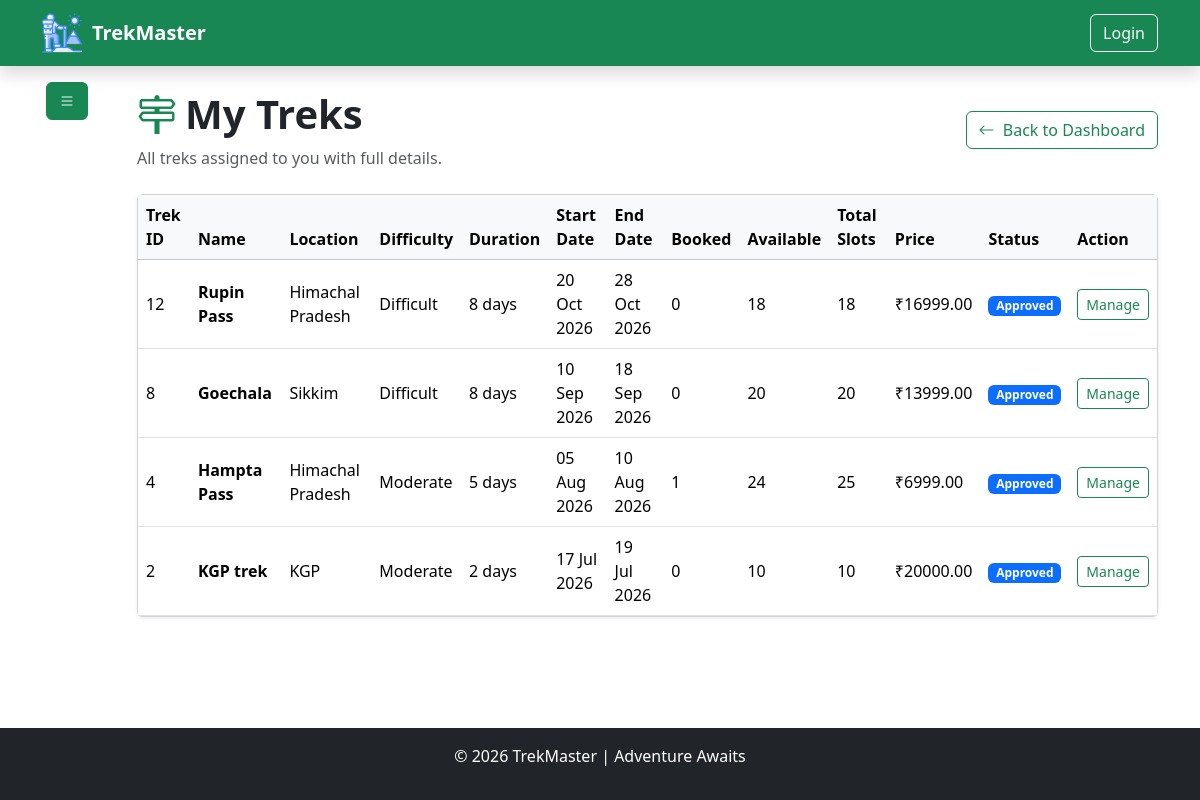
/trekstaff/my-treks (signed in), run on an earlier commit of the app's database.
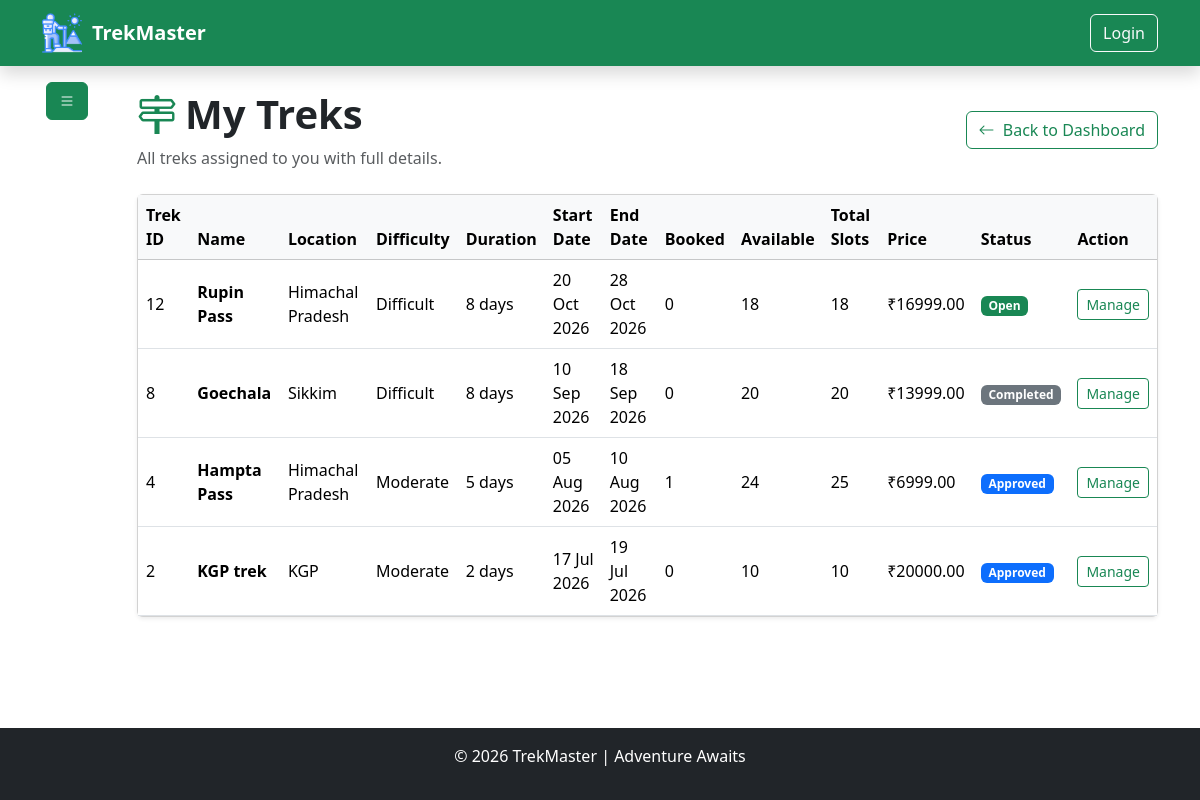
And on a later commit of the database.
### model/model.py (models this page shows, shortened)
class BaseModel(TimeStampMixin, db.Model):
    __abstract__ = True  ## means this class is not a table in the database, but it can be inherited by other models to have common fields [new concept of abstract base class in SQLAlchemy]
    id = db.Column(db.Integer, primary_key=True)

class TrekModel(BaseModel):
    __tablename__ = "treks"
    name = db.Column(db.String(100), nullable=False)
    location = db.Column(db.String(100), nullable=False)
    difficulty = db.Column(db.Enum(TrekDifficulty), nullable=False)
    duration = db.Column(db.Integer, nullable=False)  # in days
    total_slots = db.Column(db.Integer, nullable=False, default=10)
    available_slots = db.Column(db.Integer, nullable=False, default=10)
    price = db.Column(db.Numeric(10, 2), nullable=False)
    description = db.Column(db.String(600), nullable=True)
    image_url = db.Column(db.String(200), nullable=True)
    starting_at = db.Column(db.DateTime, nullable=False, default=datetime.utcnow)
    ending_at = db.Column(db.DateTime, nullable=False)
    status = db.Column(db.Enum(TrekStatus), default=TrekStatus.PENDING, nullable=False)
    assigned_staff_id = db.Column(db.Integer, db.ForeignKey("staffs.id"), nullable=True)
    bookings = db.relationship(
        "BookingModel", backref=db.backref("trek", lazy=True), lazy=True, cascade="all, delete-orphan"
    )  # one to many relationship with BookingModel
    reviews = db.relationship(
        "TrekReviewModel", backref=db.backref("trek", lazy=True), lazy=True, cascade="all, delete-orphan"
    )  # one to many relationship with ReviewModel
    __table_args__ = (
        db.CheckConstraint(
            "available_slots <= total_slots", name="check_available_slots"
        ),
        db.CheckConstraint("starting_at < ending_at", name="ending before start constraint"),
        db.CheckConstraint("price >= 0", name="zero_price_constraint"),
    )

### utils/authentication.py (the view)
    def wrapper(*args , **kwargs):
        if "user_id" not in session:
            flash("Please log in to access this page.", "danger")
            return redirect("/auth/login")
        user = UserModel.query.filter_by(id=session["user_id"]).first()
        if not user:
            flash("User not found.", "danger")
            return redirect("/auth/login")
        return func(
            *args,
            **kwargs
        )

### controller/trek_staff_controller.py (called while the page is built)
def get_current_staff():
    user_id = session.get("user_id")
    return StaffModel.query.filter_by(user_id=user_id).first()

def load_trek_stats(treks):
    for trek in treks:
        trek.booked_participants = len(
            [b for b in trek.bookings if b.status == BookingStatus.BOOKED]
        )
    return treks

def my_treks():
    staff = get_current_staff()
    if not staff:
        flash("Staff not found.", "danger")
        return redirect(url_for("authentication.login"))
    assigned_treks = (
        TrekModel.query.filter_by(assigned_staff_id=staff.id)
        .order_by(TrekModel.id.desc())
        .all()
    )
    load_trek_stats(assigned_treks)
    return render_template(
        "trekStaff/my_treks.html",
        staff=staff,
        assigned_treks=assigned_treks,
    )

### routes/trek_staff_routes.py (called while the page is built)
@trek_staff_bp.route("/my-treks")
@is_logged_in
@role_required(UserRole.STAFF)
def my_treks():
    return trek_staff_ctrl.my_treks()

### templates/trekStaff/my_treks.html (shortened to what the changed rows need)
{% extends "base.html" %}
{% block content %}
<div class="container">
    <div class="row">
        <div class="col-11">
            <div class="py-4">
                <div class="d-flex justify-content-between align-items-center mb-4">
                    <div>
                        <h1 class="fw-bold d-flex align-items-center gap-2">
                            <i class="bi bi-signpost-2 text-success"></i>
                            My Treks
                        </h1>
                    </div>
                </div>
                <div class="card shadow-sm">
                    <div class="table-responsive">
                        <table class="table table-hover align-middle mb-0">
                            <thead class="table-light">
                                <tr>
                                    <th>Trek ID</th>
                                    <th>Name</th>
                                    <th>Location</th>
                                    <th>Difficulty</th>
                                    <th>Duration</th>
                                    <th>Start Date</th>
                                    <th>End Date</th>
                                    <th>Booked</th>
                                    <th>Available</th>
                                    <th>Total Slots</th>
                                    <th>Price</th>
                                    <th>Status</th>
                                    <th>Action</th>
                                </tr>
                            </thead>
                            <tbody>
                                {% for trek in assigned_treks %}
                                <tr>
                                    <td>{{ trek.id }}</td>
                                    <td class="fw-semibold">{{ trek.name }}</td>
                                    <td>{{ trek.location }}</td>
                                    <td class="text-capitalize">{{ trek.difficulty.value }}</td>
                                    <td>{{ trek.duration }} days</td>
                                    <td>{{ trek.starting_at.strftime("%d %b %Y") }}</td>
                                    <td>{{ trek.ending_at.strftime("%d %b %Y") }}</td>
                                    <td>{{ trek.booked_participants }}</td>
                                    <td>{{ trek.available_slots }}</td>
                                    <td>{{ trek.total_slots }}</td>
                                    <td>₹{{ trek.price }}</td>
                                    <td>
                                        {% if trek.status.value == 'open' %}
                                        <span class="badge bg-success">Open</span>
                                        {% elif trek.status.value == 'closed' %}
                                        <span class="badge bg-danger">Closed</span>
                                        {% elif trek.status.value == 'started' %}
                                        <span class="badge bg-info">Started</span>
                                        {% elif trek.status.value == 'completed' %}
                                        <span class="badge bg-secondary">Completed</span>
                                        {% elif trek.status.value == 'approved' %}
                                        <span class="badge bg-primary">Approved</span>
                                        {% else %}
                                        <span class="badge bg-light text-dark text-capitalize">{{ trek.status.value }}</span>
                                        {% endif %}
                                    </td>
                                    <td>
                                        <a href="/trekstaff/manage-trek/{{ trek.id }}" class="btn btn-outline-success btn-sm">
                                            Manage
                                        </a>
                                    </td>
                                </tr>
                                {% endfor %}
                            </tbody>
                        </table>
                    </div>
                </div>
            </div>
        </div>
    </div>
</div>
{% endblock %}

What changed in the data, as far as the page shows it:
changed TrekModel "Rupin Pass": status "Approved" → "Open"
changed TrekModel "Goechala": status "Approved" → "Completed"
